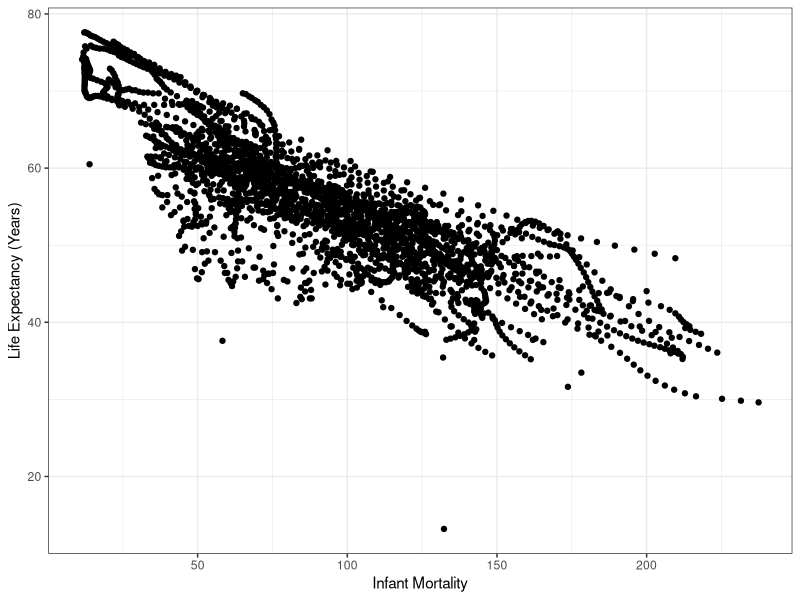
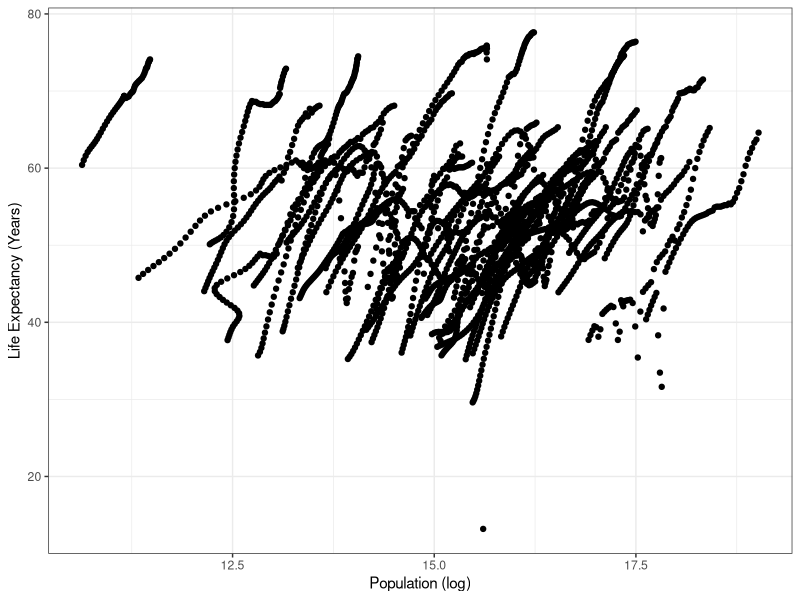
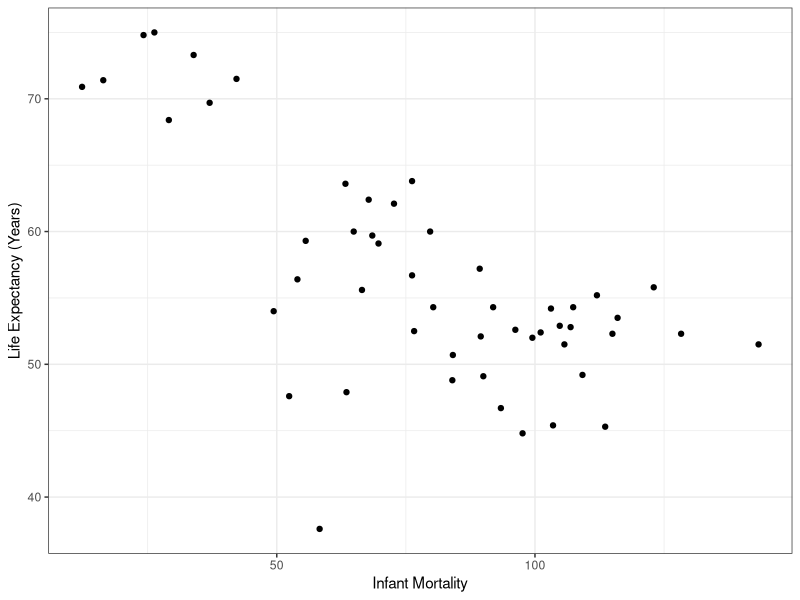
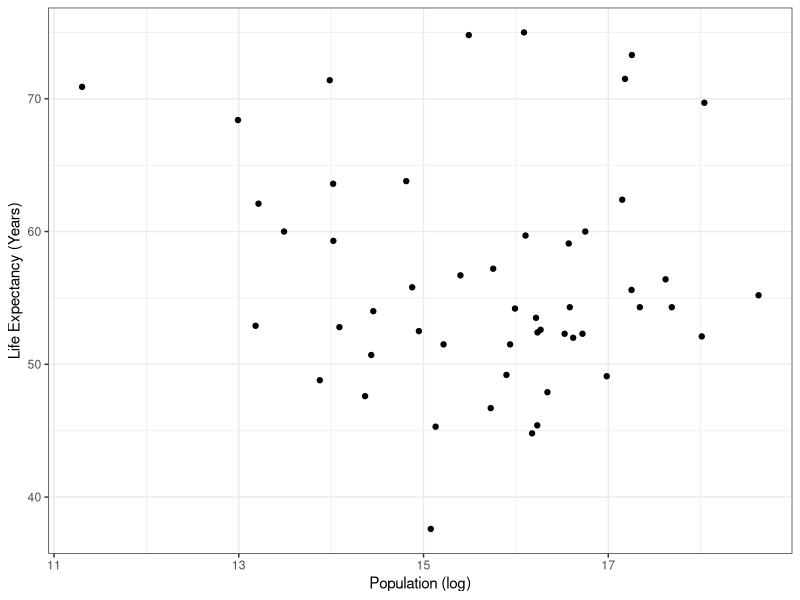

These charts were generated, in order, by the following R code:
## ---- chunk 1
#install and load required packages
library(tidyverse)
## ---- chunk 2
#install and load required packages
library(dslabs)
#find gapminder data to be used for exercise
#help(gapminder)
## ---- chunk 3
str(gapminder) #get an overview of the data structure
## ---- chunk 4
summary(gapminder) #get a summary of the data
## ---- chunk 5
class(gapminder) #determine the type of object gapminer is 
## ---- chunk 6
#save all data to "data"
data = gapminder

# subset based on Continent == Africa
africaData = data[ which(data$continent=="Africa"), ]

str(africaData) #get an overview of the data structure
## ---- chunk 7
summary(africaData) #get a summary of the data
## ---- chunk 8
#Subset Africa infant mortality and life expectancy
infantM_LifeE = africaData[c("infant_mortality", "life_expectancy")]

str(infantM_LifeE) #get an overview of the data structure
## ---- chunk 9
summary(infantM_LifeE)#get a summary of the data
## ---- chunk 10
# Plot life expectancy as a function of infant mortality 
ggplot(infantM_LifeE, aes(x=infant_mortality, y=life_expectancy)) + geom_point()+xlab("Infant Mortality")+ ylab("Life Expectancy (Years)")+
  theme_bw()

## ---- chunk 11
#Subset Africa population and life expectancy
pop_LifeE = africaData[c("population", "life_expectancy")]
str(pop_LifeE) #get an overview of the data structure

## ---- chunk 12
summary(pop_LifeE) #get a summary of the data
## ---- chunk 13
# Plot life expectancy as a function of population
ggplot(pop_LifeE, aes(x=log(population), y=life_expectancy)) + geom_point() +xlab("Population (log)")+ ylab("Life Expectancy (Years)")+
  theme_bw()

## ---- chunk 14
# determine the years with missing values for NA
infantNA  = (africaData[is.na(africaData$infant_mortality), ]  )
table(infantNA$year)
## ---- chunk 15
# subset year 2000
y_2000 = africaData[ which(africaData$year=="2000"), ]
summary(y_2000) #get a summary of the data
## ---- chunk 16
# Plot life expectancy as a function of infant mortality 
ggplot(y_2000, aes(x=infant_mortality, y=life_expectancy)) + geom_point() +xlab("Infant Mortality")+ ylab("Life Expectancy (Years)")+
  theme_bw()
## ---- chunk 17
# Plot life expectancy as a function of infant mortality 

ggplot(y_2000, aes(x=log(population), y=life_expectancy)) + geom_point() +xlab("Population (log)")+ ylab("Life Expectancy (Years)")+
  theme_bw()
## ---- chunk 18

fit1 = lm(life_expectancy~infant_mortality, data=y_2000)
fit1_table = broom::tidy(fit1)
print(fit1_table)
## ---- chunk 19
fit2 = lm(life_expectancy~population, data=y_2000)
fit2_table = broom::tidy(fit2)
print(fit2_table)
